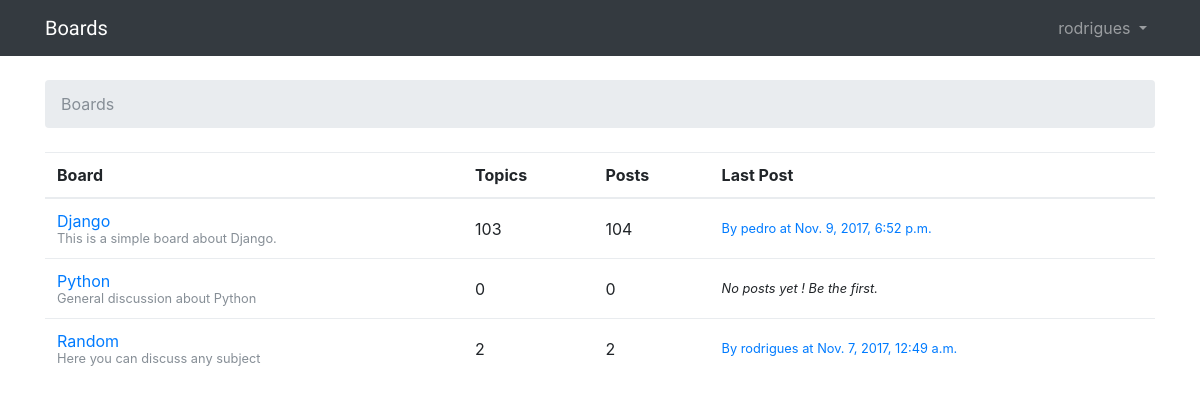
Screenshot of / (signed in) with the database file from the repository.
### boards/models.py (models this page shows, shortened)
class Board(models.Model):
    name = models.CharField(max_length=30, unique=True)
    description = models.CharField(max_length=100)
    def get_posts_count(self):
        return Post.objects.filter(topic__board=self).count()
    def get_last_post(self):
        return Post.objects.filter(topic__board=self).order_by('-created_at').first()

class Post(models.Model):
    message = models.TextField(max_length=4000)
    topic = models.ForeignKey(Topic, related_name='posts')
    created_at = models.DateTimeField(auto_now_add=True)
    updated_at = models.DateTimeField(null=True)
    created_by = models.ForeignKey(User, related_name='posts')
    updated_by = models.ForeignKey(User, null=True, related_name='+')

### boards/views.py (the view)
# urls.py: url(r'^$', boards_views.BoardListView.as_view(), name='home'),
class BoardListView(ListView):
    model = Board
    context_object_name = 'boards'
    template_name = 'home.html'

### templates/home.html
{% extends 'base.html' %}
{% block breadcrumb %}
  <li class="breadcrumb-item active">Boards</li>
{% endblock %}
{% block content %}
<table class="table">
  <thead class="thead">
    <tr>
      <th>Board</th>
      <th>Topics</th>
      <th>Posts</th>
      <th>Last Post</th>
    </tr>
  </thead>
  <tbody>
    {% for board in boards %}
      <tr>
        <td>
          <a href="{% url 'board_topics' board.pk %}">{{board.name}}</a>
          <small class="text-muted d-block">{{ board.description }}</small>
        </td>
        <td class="align-middle">{{ board.topics.count }}</td>
        <td class="align-middle">{{ board.get_posts_count }}</td>
        <td class="align-middle">
          {% with post=board.get_last_post %}
            <small>
              {% if post %}
                <a href="{% url 'topic_posts' board.pk post.topic.pk %}">
                  By {{ post.created_by.username }} at {{ post.created_at }}
                </a>
              {% else %}
                <em>No posts yet ! Be the first.</em>
              {% endif %}
            </small>
          {% endwith %}
        </td>
      </tr>
    {% endfor %}
  </tbody>
</table>
{% endblock %}

### templates/base.html (shortened to what this page needs)
{% load static %}
<html>
    <head>
        <link rel="stylesheet" href="{% static 'css/bootstrap.min.css' %}">
        <link rel="stylesheet" href="{% static 'css/app.css' %}">
    </head>
    <body>
        {% block body %}
        <nav class="navbar navbar-expand-sm navbar-dark bg-dark">
            <div class="container">
              <a class="navbar-brand" href="{% url 'home' %}">Boards</a>
              <div class="collapse navbar-collapse" id="mainMenu">
                {% if user.is_authenticated %}
                  <ul class="navbar-nav ml-auto">
                    <li class="nav-item dropdown">
                      <a class="nav-link dropdown-toggle" href="#" id="userMenu" data-toggle="dropdown" aria-haspopup="true" aria-expanded="false">
                        {{ user.username }}
                      </a>
                    </li>
                  </ul>
                {% else %}
                  <form class="form-inline ml-auto" style="margin-bottom: 0px;">
                    <a href="{% url 'login' %}" class="btn btn-outline-secondary">Login</a>
                    <a href="{% url 'signup' %}" class="btn btn-outline-primary ml-2">Signup</a>
                  </form>
                {% endif %}
              </div>
            </div>
          </nav>
            <div class="container">
              <ol class="breadcrumb my-4">
                {% block breadcrumb %}
                {% endblock %}
              </ol>
              {% block content %}
              {% endblock %}
            </div>
        {% endblock body %}
    </body>
</html>

### static/css/app.css (style rules this page uses)
.navbar-brand { font-family: 'Saira', sans-serif; }

### rows the page displays
Board: name "Django", description "This is a simple board about Django.", topics.count "103", get_posts_count "104", get_last_post.created_by.username "pedro", get_last_post.created_at "Nov. 9, 2017, 6:52 p.m."
Board: name "Python", description "General discussion about Python", topics.count "0", get_posts_count "0", shows "No posts yet ! Be the first."
Board: name "Random", description "Here you can discuss any subject", topics.count "2", get_posts_count "2", get_last_post.created_by.username "rodrigues", get_last_post.created_at "Nov. 7, 2017, 12:49 a.m."

### other values shown
{{ user.username }} "rodrigues"
